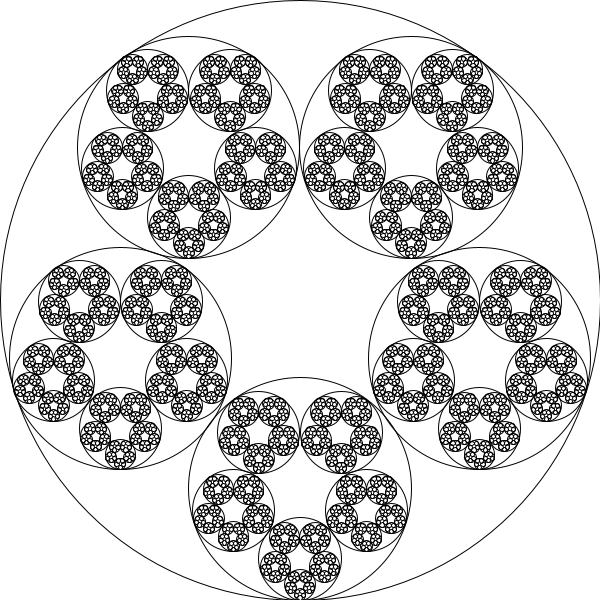
Frame 1 (no input)
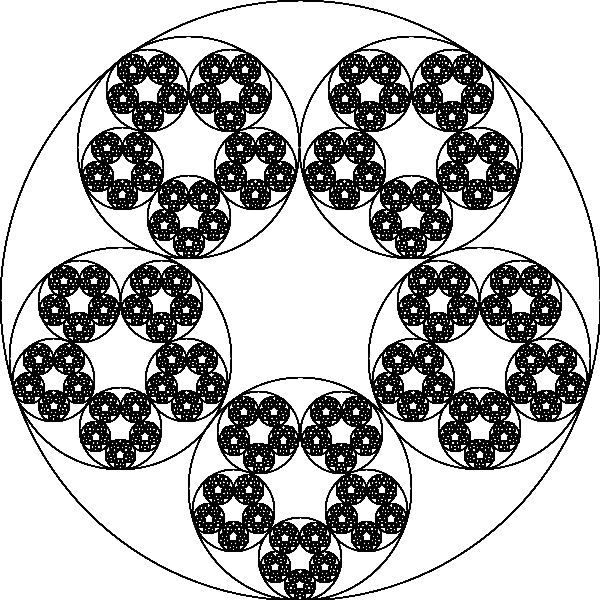
Frame 60 (the mouse pressed at the canvas centre just before this capture)
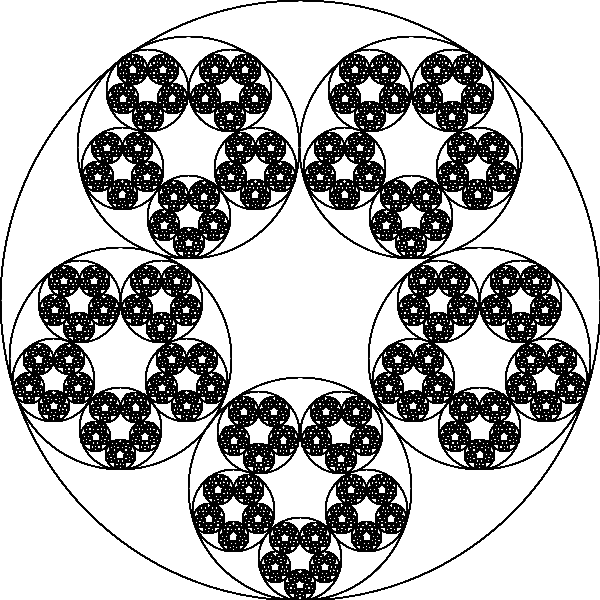
Frame 120 (the mouse held since frame 60 and released just before this capture)

The Processing sketch that drew these frames (run headless with seeded random() and noise(); from frame 60 on, the mouse is pressed at the canvas centre):

// Processing sketch: multiCircle
// ── multiCircle.pde
int numCircles = 5;

void setup() {
  size(600,600);
  background(255);
  noFill();
}

void draw() { 
  float angle = PI/numCircles;
  ellipseMode(CENTER);
    translate(width/2,height/2);
  ellipse(0,0,width,height);
  drawCircle(0,0,width,height,angle);
}

void drawCircle(float x, float y, float circleWidth, float circleHeight, float angle){
  if(circleWidth>10){
      for(int i = 0; i<numCircles; i++) {
        float r = (circleWidth/2)*(sin(angle)) / (1+sin(angle));
        x = (circleWidth/2-r)*sin(2*angle*i);//angle of each smaller circle: sin(angle*i);
        y = (circleHeight/2-r)*cos(2*angle*i);
        pushMatrix();
        translate(x,y);
        ellipse(0,0,r*2,r*2);
        drawCircle(0,0,r*2,r*2,angle);
        popMatrix();
        
      }
     //  ellipse(0,0,50,50);
  }
  
}
